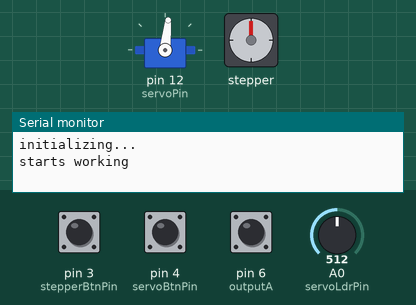
The sketch below on a simulated Arduino Uno, built with avr-gcc and run on an emulated ATmega328P. On the bench: servo, stepper motor, the last lines printed to the serial monitor. The test bench sets the inputs (shaded band); at power-on: pin 3 (stepperBtnPin) LOW, pin 4 (servoBtnPin) LOW, pin 6 (outputA) HIGH, A0 (servoLdrPin) = 512. Random numbers use the default seed unless the sketch sets one; stepper angles assume 200 steps per turn.

Above: at 1.2 s.
1.3 s: pin 3 (stepperBtnPin) pulled HIGH for 0.15 s
At 1.45 s:
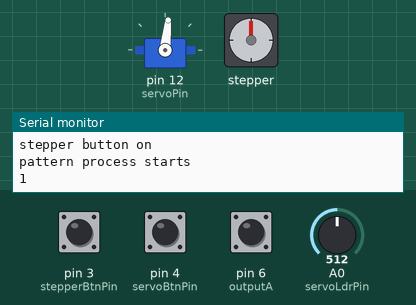
3.4 s: pin 4 (servoBtnPin) pulled HIGH for 0.15 s
At 4.68 s:
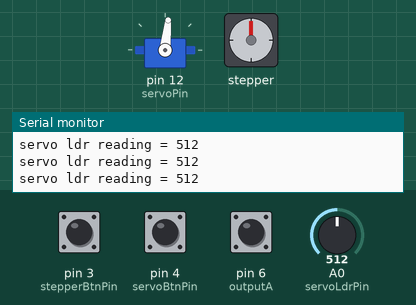
6.4 s: pin 3 (stepperBtnPin) pulled HIGH for 3.2 s
At 9.63 s:
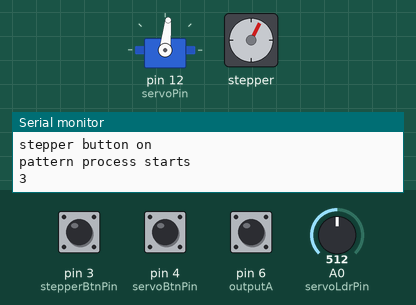
12.1 s: pin 3 (stepperBtnPin) pulled HIGH for 1 s
14.7 s: pin 4 (servoBtnPin) pulled HIGH for 1 s
At 15.7 s:
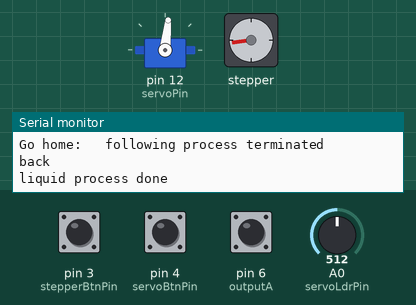
17.7 s: pin 3 (stepperBtnPin) pulled HIGH for 0.15 s
At 17.85 s:
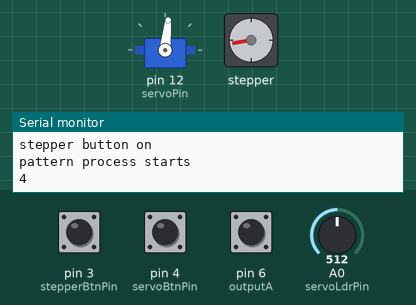
Timing chart, 0 to 24.0 s (numbered marks = the images above; inputs shaded):
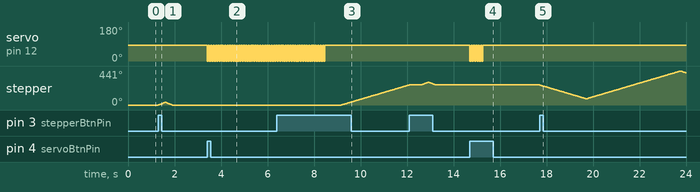

Measured:
- after the input at 1.3 s, stepper: turns 34° clockwise in 0.27 s, then 34° counter-clockwise in 0.27 s
- after the input at 3.4 s, servo on pin 12 (servoPin): alternates 84° for 0.05 s and 0° for 0.05 s, starting at once
- after the input at 6.4 s, stepper: keeps turning clockwise at about 90°/s, starting after 2.8 s
- after the input at 14.7 s, servo on pin 12 (servoPin): alternates 84° for 0.05 s and 0° for 0.05 s, 12 changes in all, then stays 84°, starting at once
- after the input at 17.7 s, stepper: turns 180° counter-clockwise in 2.0 s, then 360° clockwise in 4.0 s, then 22° counter-clockwise in 0.22 s

The sketch:

fortuneTelling.ino
```cpp
/*
   Nov 18 Sunday
   - neopixel added to the system, tests ongoing

   in need:

   buttons for servo & stepper:
   - similar debounce function as neopixel

   stepper (6 - 12V):
   - more pattern variations.
   - need pulling up?

   solenoid valves (12V):
   - direct connection okay; not yet tested with arduino

*/

//////////// setting up the servo ////////////

#include <Servo.h>
Servo myservo;
const int servoPin = 12;
const int servoBtnPin = 4;

// set up defult constants (ms per round; stop speed for writeMicroseconds)
const int turnTime = 1600;
const int stopSpeed = 1415;

// for forced shutdown
bool servoShutdown = false;

// setting up time variables for multitasking
unsigned long ldrPreviousMillis = 0;
const long ldrInterval = 50;
unsigned long servoPreviousMillis = 0;
unsigned long currentMillis;
unsigned long deltaMillis;

// the ldrs for home locating; (the cell + 10K pulldown)
const int servoLdrPin = A0;
int servoLdrReading;
const int servoLdrThreshold = 260;

// the rotatry encoder
const int outputA = 6;
const int outputB = 7;
int rtCounter = 0;
int aState;
int aLastState;

//////////// setting up the stepper ////////////

#include <Stepper.h>
const int stepperBtnPin = 3;

// set up defult constants (steps per revolution)
const int stepsPerRevolution = 200;

// stepper/driver on pin 8, 9, 10, 11
Stepper moldStepper(stepsPerRevolution, 8, 9, 10, 11);

//////////// setting up the neopixel ////////////

// in another separate program in this version for stable power supply

//#include <Adafruit_NeoPixel.h>
//const int pixelPin = 5;
//const int pixelCount = 60;
//const int pixelBtnPin = 4;
//
//Adafruit_NeoPixel strip = Adafruit_NeoPixel(pixelCount, pixelPin, NEO_GRB + NEO_KHZ800);
//// Parameter 3 = pixel type flags, add together as needed:
////   NEO_RGB     Pixels are wired for RGB bitstream
////   NEO_GRB     Pixels are wired for GRB bitstream, correct for neopixel stick
////   NEO_KHZ400  400 KHz bitstream (e.g. FLORA pixels)
////   NEO_KHZ800  800 KHz bitstream (e.g. High Density LED strip), correct for neopixel stick
//
//// for case/style control
//bool pixelBtnLastState = HIGH;
//bool pixelBtnState;
//int showType = 0;
//int pos = 0, dir = 1;

//////////// other setups ////////////

// for random seed
const int seedPin = A5;


//////////// start running ////////////

void setup() {
  // initialize the serial port
  Serial.begin(9600);
  Serial.println("initializing...");

  // servo info
  myservo.attach(servoPin);
  // Initially the servo must be stopped
  myservo.writeMicroseconds(stopSpeed);

  // make the buttons/ldrs/rotary encoder pins as inputs
  pinMode(servoBtnPin, INPUT);
  pinMode(stepperBtnPin, INPUT);
  pinMode(servoLdrPin, INPUT);
  pinMode(outputA, INPUT);
  pinMode(outputB, INPUT);
  //pinMode(pixelBtnPin, INPUT_PULLUP);

  // initial readings
  // use the input on A5 as random seed, to make the selection seem more "random"
  randomSeed(analogRead(seedPin));
  // read the initial state of its outputA
  aLastState = digitalRead(outputA);

  //strip.begin();
  //strip.show(); // Initialize all pixels to 'off'

  Serial.println("starts working");

}

void loop() {

  // read the state of the button and check if it is pressed
  if (digitalRead(servoBtnPin) == HIGH) {
    Serial.println("servo button on");
    servoProcess();
  }
  delay(1); // delay in between reads for stability

  // read the state of the button and check if it is pressed
  if (digitalRead(stepperBtnPin) == HIGH) {
    Serial.println("stepper button on");
    stepperProcess();
  }
  delay(1); // delay in between reads for stability


//  // Get current button state.
//  pixelBtnState = digitalRead(pixelBtnPin);
//  // Check if state changed from high to low (button press).
//  if (pixelBtnState == LOW && pixelBtnLastState == HIGH) {
//    // Short delay to debounce button.
//    delay(20);
//    // Check if button is still low after debounce.
//    pixelBtnState = digitalRead(pixelBtnPin);
//    if (pixelBtnState == LOW) {
//      colorWipe(strip.Color(0, 0, 0), 0);
//      pixelStartShow(showType);
//      showType++;
//      if (showType > 4) {
//        showType = 0;
//      }
//    }
//  }
//
//  // Set the last button state to the old state.
//  pixelBtnLastState = pixelBtnState;

}
```

rotaryencoder.ino
```cpp
/*  Adapted from:
    Arduino Rotary Encoder Tutorial
    by Dejan Nedelkovski, www.HowToMechatronics.com
*/

void rotaryEncoder() {
  aState = digitalRead(outputA); // Reads the "current" state of the outputA
  // If the previous and the current state of the outputA are different, that means a Pulse has occured
  if (aState != aLastState) {
    // If the outputB state is different to the outputA state, that means the encoder is rotating clockwise
    if (digitalRead(outputB) != aState) {
      rtCounter ++;
    } else {
      rtCounter --;
    }
    Serial.print("Position: ");
    Serial.println(rtCounter);
  }
  aLastState = aState; // Updates the previous state of the outputA with the current state

}
```

servo_findhome.ino
```cpp
void servoFindhome() {

  // read ldr data
  servoLdrReading = analogRead(servoLdrPin);

  Serial.print("servo ldr reading = ");
  Serial.println(servoLdrReading);

  // check if need to go back to home position (A: sol no.1; B: sol no. 5)
  if (servoLdrReading > servoLdrThreshold) {
    currentMillis = millis();
    servoPreviousMillis = currentMillis;
    deltaMillis = currentMillis - servoPreviousMillis;

    for (int i = 0; i < 300; i += 1) {

      //////////// cases to stop the servo ////////////
      if (i > 20 && digitalRead(servoBtnPin) == HIGH) {
        servoShutdown = true;
        Serial.println("forced shutdown");
      }

      if (deltaMillis >= 5000) {
        servoShutdown = true;
        Serial.println("servo can't find home");

      }

      if (servoShutdown == true) {
        myservo.writeMicroseconds(stopSpeed);
        Serial.println("servo stops");
        break;
      }

      //////////// finding home ////////////
      currentMillis = millis();
      deltaMillis = currentMillis - servoPreviousMillis;

      if (deltaMillis % 100 < 50) {
        myservo.write(0);
      } else if (deltaMillis % 100 < 100) {
        myservo.writeMicroseconds(stopSpeed);
      }

      servoLdrReading = analogRead(servoLdrPin);
      Serial.print("servo ldr reading = ");
      Serial.println(servoLdrReading);

      if (servoLdrReading <= servoLdrThreshold) {
        Serial.println("servo back home");
        myservo.writeMicroseconds(stopSpeed);
        break;
      }

    }

  }

  else {
    Serial.println("servo already at home");
  }

}
```

servo_liquidDispensing.ino
```cpp
// for random liquid selection
int solA, solB, solAforB;
// count of solutions = 8;

// home position of A and B
int homeA = 0;
int homeB = 4;
// to define current positions of A & B, posB = (posA + 4) % 8

// waiting time when dispensing liquid
const int liquidDispensingTime = 10000;

//////////// functions ////////////
void servoLiquidDispensing() {

  // pick the liquid for A and B randomly
  solA = int(random(0, 8));
  solB = int(random(0, 8));
  solAforB = (solB + 4) % 8;
  Serial.print("A: "); Serial.print(solA);
  Serial.print("\tB: "); Serial.print(solB);
  Serial.print("\tA': "); Serial.println(solAforB);

  // turn to get liquid A
  Serial.print("to A: \t");
  servoWayfinding(homeA, solA);
  Serial.println("arrive at A");

  if (servoShutdown == false) {
    Serial.println("delaying for liquid A dispensing; change later");
    delay(liquidDispensingTime);  // wait for valve; use other funcs later
  }

  // turn to get liquid B
  Serial.print("to B: \t");
  servoWayfinding(solA, solAforB);
  Serial.println("arrive at B");

  if (servoShutdown == false) {
    Serial.println("delaying for liquid B dispensing; change later");
    delay(liquidDispensingTime);  // wait for valve; use other funcs later
  }


  // turn counterclockwise to home position and stop
  Serial.print("Go home: \t");
  servoWayfinding(solAforB, homeA);
  Serial.println("back");

}


void servoWayfinding(int pos1, int pos2) {
  // calculating clockwise and counterclockwise spinning distance with position before (pos1) and after (pos2) the spinning
  int distCw = (pos2 - pos1 + 8) % 8;
  // int distCcw = (pos1 - pos2 + 8) % 8;
  int turnDegree;
  int servoSpeed;

  if (servoShutdown == true) {
    Serial.println("following process terminated");
  }

  else {

    Serial.print("distCw: "); Serial.print(distCw); Serial.print("\t");

    switch (distCw) {
      // when pos1 = pos2, turn a little bit and turn back to notify
      case 0:
        Serial.println("case: still");
        turnDegree = 3;
        servoSpeed = 0;
        servoRotating(turnDegree, servoSpeed);
        turnDegree = 3;
        servoSpeed = 180;
        servoRotating(turnDegree, servoSpeed);
        break;

      // in the following cases, turn clockwise to get liquid, in max. 10s
      case 1:
      case 2:
      case 3:
      case 4:
        Serial.print("case: cw\t");
        turnDegree = distCw * 5;
        servoSpeed = 0;
        servoRotating(turnDegree, servoSpeed);
        break;

      // in the following cases, turn counterclockwise to get liquid, in max. 10s
      case 5:
      case 6:
      case 7:
        Serial.print("case: ccw\t");
        turnDegree = (8 - distCw) * 5;
        servoSpeed = 180;
        servoRotating(turnDegree, servoSpeed);
        break;

    }

  }

}


void servoRotating(int degree, int angleSpeed) {

  if (servoShutdown == true) {
    Serial.println("following process terminated");
  } else {

    Serial.print("turnDegree: "); Serial.print(degree); Serial.print("\t");
    Serial.print("servoSpeed: "); Serial.print(angleSpeed); Serial.println("\t");

    currentMillis = millis();
    servoPreviousMillis = currentMillis;

    for (int i = 0; i < 100000; i += 1) {
      currentMillis = millis();
      deltaMillis = currentMillis - servoPreviousMillis;

      //////////// cases to stop the servo ////////////
      if (deltaMillis >= 10000) {
        Serial.println("rotary encoder error, can't find the liquid");
        servoShutdown = true;
      }

      // can be shutdown immediately during the process
      if (deltaMillis > 500 && digitalRead(servoBtnPin) == HIGH) {
        servoShutdown = true;
        Serial.println("forced shutdown");
      }


      if (servoShutdown == true) {
        myservo.writeMicroseconds(stopSpeed);
        break;
      }

      //////////// rotate to find the liquid ////////////
      rotaryEncoder();
      //Serial.println(rtCounter);
      if (abs(rtCounter) < degree) {
        myservo.write(angleSpeed);
      } else {
        myservo.writeMicroseconds(stopSpeed);
        rtCounter = 0;
        break;
      }

    }
  }
}
```

servo_process.ino
```cpp
void servoProcess() {

  servoShutdown = false;

  Serial.println("liquid process starts");

  servoFindhome();
  servoLiquidDispensing();
  //servoFindhome();

  Serial.println("liquid process done");
  Serial.println();
  delay(500);

}
```

stepper.ino
```cpp
// to randomly select a pattern
int pattern;
int patternCounts = 4; // change counts here

// for forced shutdown
bool stepperShutdown = false;

void stepperProcess() {
  Serial.println("pattern process starts");
  stepperPattern();
  Serial.println("pattern process done");
  Serial.println();
  delay(500);
}

//////////// other functions ///////////

void stepperPattern() {
  // Pick a pattern program randomly
  pattern = int(random(1, patternCounts + 1));
  Serial.println(pattern);
  stepperShutdown = false;

  // Exert the randomly selected program
  switch (pattern) {
    case 1:
      // keep the mold static untill full; turn a little and turn back to notify
      stepperRotation(20, 0.1, 1);
      stepperRotation(20, 0.1, -1);
      break;

    case 2:
      // spin clockwise for 3 rounds in 9 sec
      stepperRotation(20, 3, 1);
      break;

    case 3:
      // spin clockwise for 1 round, then counter-clockwise for 1 round, 4 sec each round
      stepperRotation(15, 1, 1);
      stepperRotation(15, 1, -1);
      break;

    case 4:
      // - 0.5, + 1, - 0.5; 4 sec/roundd
      stepperRotation(15, 0.5, -1);
      stepperRotation(15, 1, 1);
      stepperRotation(15, 0.5, -1);
      break;

  }

}

void stepperRotation(int stepperSpeed, float stepperRounds, int stepperSteps) {

  if (stepperShutdown == true) {
    Serial.println("following process terminated");
  } else {

    moldStepper.setSpeed(stepperSpeed);
    for (int i = 0; i < stepsPerRevolution * stepperRounds; i++) {

      //////////// cases to stop the stepper ////////////
      // can be shutdown immediately during the process (only after i = 25 for stability)
      if (i > 25 && digitalRead(stepperBtnPin) == HIGH) {
        stepperShutdown = true;
      }

      if (stepperShutdown == true) {
        Serial.println("forced shutdown");
        break;
      }

      //////////// rotation ////////////
      moldStepper.step(stepperSteps);

    }
  }
}
```
